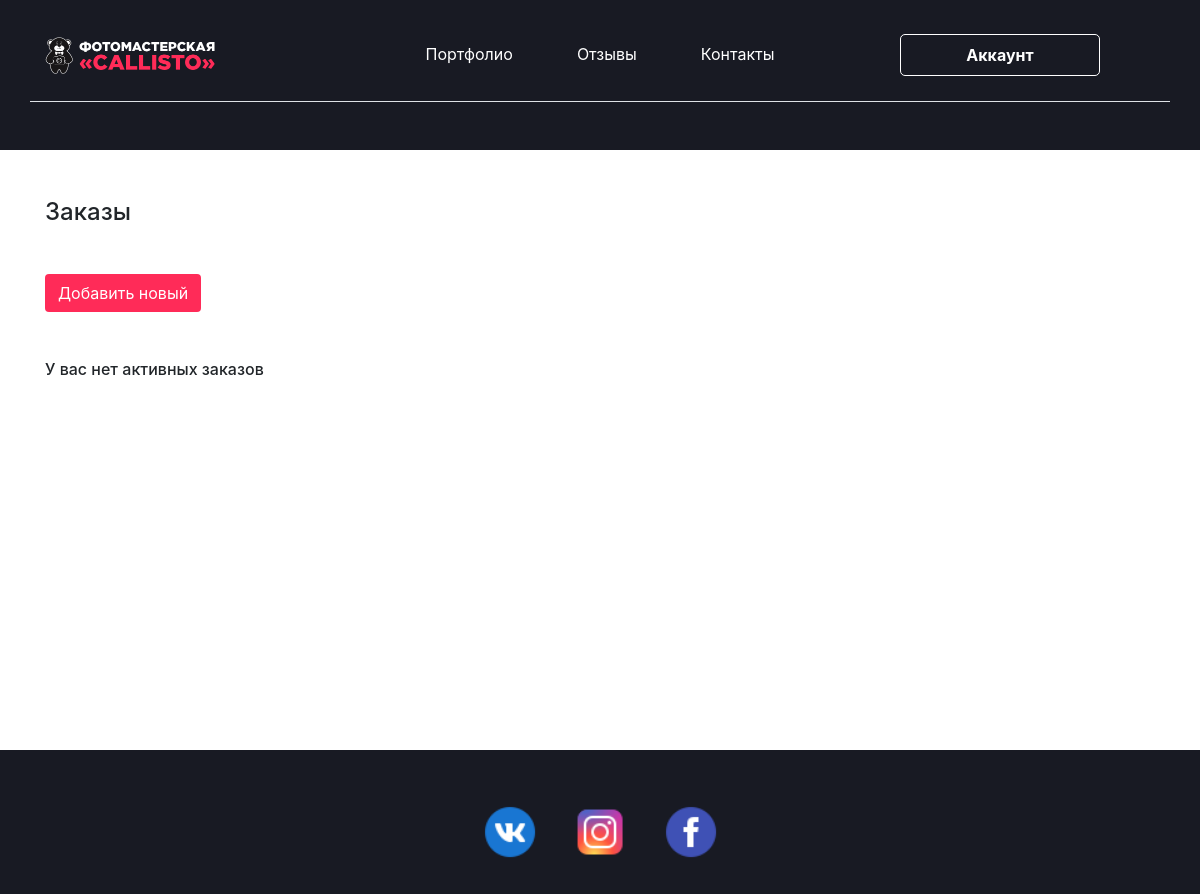
The app's page /orders.php (signed in), older data.
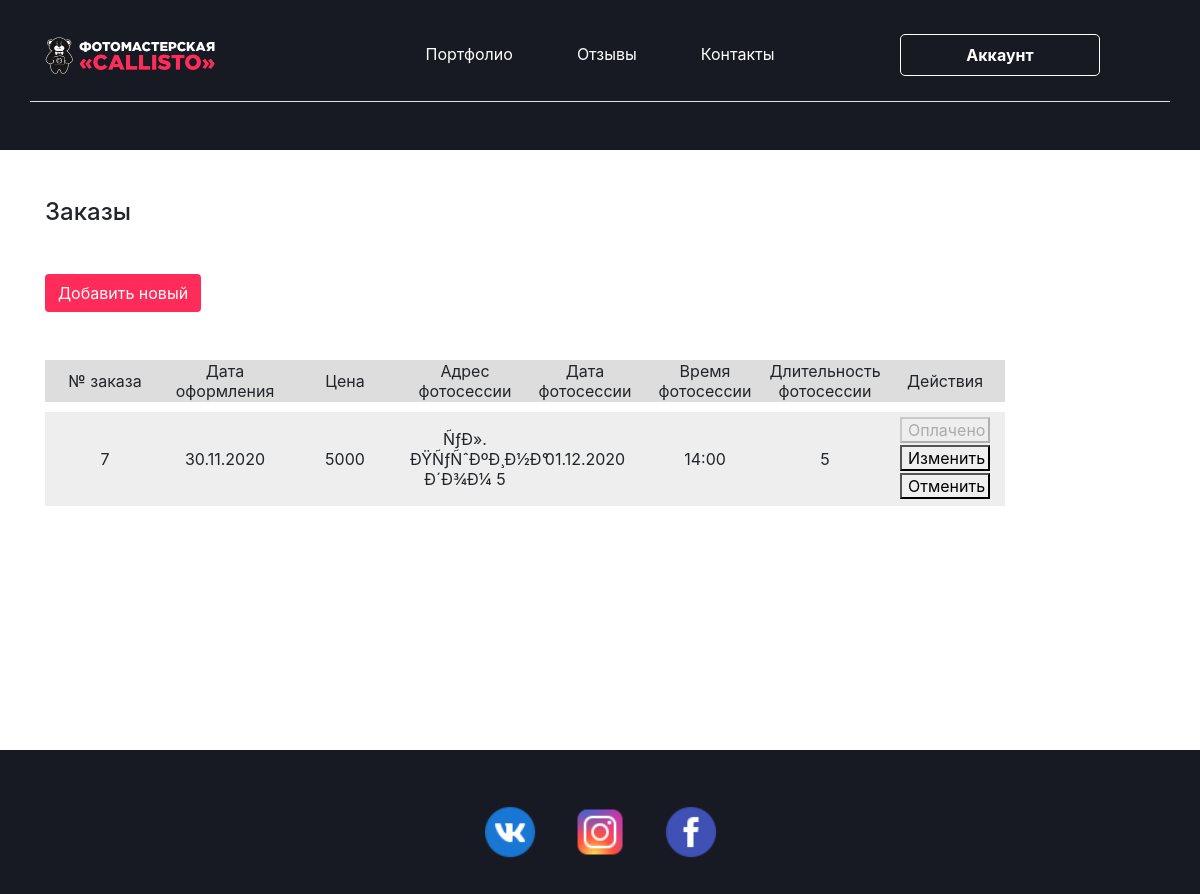
The same page, newer data.
### tables this page shows
CREATE TABLE `orders` (
  `id` int(11) NOT NULL auto_increment,
  `userid` int(11) default NULL,
  `order_date` date default NULL,
  `price` float default NULL,
  `price_paid` tinyint(1) default NULL,
  `photosession_date` date default NULL,
  `photosession_address` tinytext,
  `photosession_time` time default NULL,
  `photosession_timelength` float default NULL,
  `add_comment` text,
  PRIMARY KEY  (`id`)
);

### check.php (called while the page is built, shortened)
<?php
if (isset($_SESSION['id']))
{
    $isLogin = true;
}
else
{
    $isLogin = false;
}
?>

### orders.php (the view, shortened to what this page needs)
<?php
include "header.php";
?>
	<main class="pt-5">
		<div class="container">
			<?php
			if ($isLogin)
			{
				$link = getConnection();
				$query = mysqli_query($link, "SELECT * FROM orders WHERE userid = '".intval($_SESSION['id'])."'");
    			$rows_count = mysqli_num_rows($query);
				function dateToText($date){
					list($year, $month, $day) = explode('-', $date);
					return $day . "." . $month . "." . $year;
				}
				?>
				<h4 class="text-gray mb-5">Заказы</h4>
				<div class="form-group  mb-5">
					<a class="btn btn-accent text-white"  href="add_order.php">Добавить новый</a>
				</div>
				<?php
				if ($rows_count == 0){
					?>
					<h6 class="text-gray mb-5">У вас нет активных заказов</h6>
					<?php
				} else {
					?>
					<table id="orders">
						<thead>
						<tr>
							<td>№ заказа</td>
							<td>Дата оформления</td>
							<td>Цена</td>
							<td>Адрес фотосессии</td>
							<td>Дата фотосессии</td>
							<td>Время фотосессии</td>
							<td>Длительность фотосессии</td>
							<td>Действия</td>
						</tr>
						</thead>
						<tbody>
					<?php
					while($order = mysqli_fetch_assoc($query)) {
						?>
							<tr>
								<td><?php echo $order["id"]; ?></td>
								<td><?php echo dateToText($order['order_date']); ?></td>
								<td><?php echo $order["price"]; ?></td>
								<td><?php echo $order["photosession_address"]; ?></td>
								<td><?php echo dateToText($order['photosession_date']); ?></td>
								<td><?php list($h, $m, $s) = explode(':', $order['photosession_time']);
									echo $h . ":" . $m; ?></td>
								<td><?php echo $order["photosession_timelength"]; ?></td>
								<td>
									<form method="POST" action="actions.php">
									<?php
										if (!$order["price_paid"]){ ?>
											<button name="pay">Оплатить</button>
											<?php } else { ?>
											<button disabled>Оплачено</button>
									<?php } ?>
									<button  name="change">Изменить</button>
									<button  name="cancel">Отменить</button>
									</form>
								</td>
							</tr>
						<?php
					}
					?>
						</tbody>
					</table>
					<?php
    			}
				?>
			<?php } else {
				header("Location: noaccess.php");
			} ?>
		</div>
	</main>
<?php
include "footer.php";
?>

### header.php (shortened to what this page needs)
<head>
	<link rel="stylesheet" href="https://stackpath.bootstrapcdn.com/bootstrap/4.5.0/css/bootstrap.min.css">
	<link rel="stylesheet" href="style.css">
</head>
<body>
	<?php
		include "check.php";
	?>
	<header class="header py-4">
		<div class="container border-bottom pb-4">
			<div class="row">
				<div class="col-lg-3">
					<img src="src/logo.png" alt="Логотип" class="logo">
				</div>
				<div class="col-lg-6">
					<nav class="nav justify-content-center">
						<?php
							$pagename = basename(parse_url($_SERVER['REQUEST_URI'], PHP_URL_PATH), ".php");
						?>
						<a <?php echo 'class="nav-link text-white' . (($pagename == "" || $pagename == "index") ? " active" : "") . '"'; ?> href="index.php">Портфолио</a>
						<a <?php echo 'class="nav-link text-white' . ($pagename ==      "reviews" ? " active" : "") . '"'; ?> href="reviews.php">Отзывы</a>
						<a <?php echo 'class="nav-link text-white' . ($pagename == "contacts" ? " active" : "") . '"'; ?> href="contacts.php">Контакты</a>
					</nav>
				</div>
				<div class="col-lg-3">
					<?php
						if ($isLogin){ ?>
							<button id="account_btn" class="open-button" onclick="toggleForm()">Аккаунт</button>
						<?php } ?>
				</div>
			</div>
		</div>
	</header>

### footer.php
<div class="footer">
					<button class="btn btn-default">
						<img src="src/vk.png" width="60" />
					</button>
					<button class="btn btn-default">
						<img src="src/inst.png" width="60" />
					</button>
					<button class="btn btn-default">
						<img src="src/fs.png" width="60" />
					</button>
				</div>
</body>
</html>

### style.css (style rules this page uses)
body { background-color: #181a23; padding: 10px 0; }
.footer { margin-top: 30px; width: 100%; padding: 15px; text-align: center; }
main { min-height: 600px; background-color: white; }
.logo { max-width: 180px; }
.nav-link { padding: .5rem 2rem; }
.btn-accent { background: #ff2b58; }
.col-lg-3 { padding-right: 0px; }
.open-button { border-radius: 5px; border: 1px solid #ffffff; background-color: #181a23; padding: 8px 24px; margin-right: 10px; color: white; font-weight: bold; height: 42px; display: inline-block; cursor: pointer; }
#account_btn { width: 200px; }
#orders td { max-width: 120px; min-width: 120px; text-align: center; }
#orders thead { background-color: #DDD; }
#orders thead tr { padding-bottom: 20px; }
#orders tbody td { background-color: #EEE; border-top: 10px solid white; padding: 5px; }
#orders form { margin: 0; }
#orders form button { margin-bottom: 2px; width: 90px; }

Row changes from the older to the newer data that the page shows:
added orders: id "7", order_date "30.11.2020", price "5000", photosession_address "ÑƒÐ». ÐŸÑƒÑˆÐºÐ¸Ð½Ð° Ð´Ð¾Ð¼ 5", photosession_date "01.12.2020", h "14", m "00", photosession_timelength "5", price_paid "Оплачено"
Text that changed along with them:
text no longer shown: "У вас нет активных заказов"
text now shown: "№ заказа Дата оформления Цена Адрес фотосессии Дата фотосессии Время фотосессии Длительность фотосессии Действия"
